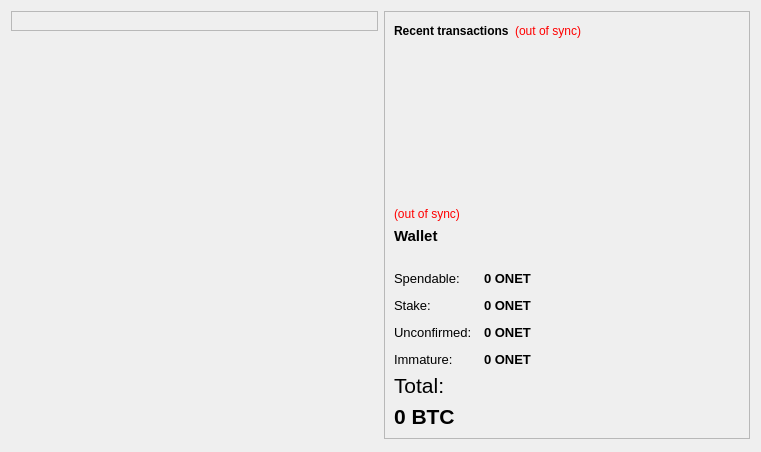
<?xml version="1.0" encoding="UTF-8"?>
<ui version="4.0">
 <class>OverviewPage</class>
 <widget class="QWidget" name="OverviewPage">
  <property name="geometry">
   <rect>
    <x>0</x>
    <y>0</y>
    <width>761</width>
    <height>452</height>
   </rect>
  </property>
  <property name="windowTitle">
   <string>Form</string>
  </property>
  <layout class="QHBoxLayout" name="horizontalLayout" stretch="1,1">
   <item>
    <layout class="QVBoxLayout" name="verticalLayout_2">
     <item>
      <widget class="QFrame" name="frame">
       <property name="frameShape">
        <enum>QFrame::StyledPanel</enum>
       </property>
       <property name="frameShadow">
        <enum>QFrame::Raised</enum>
       </property>
       <layout class="QVBoxLayout" name="verticalLayout_4">
        <item>
         <layout class="QHBoxLayout" name="horizontalLayout_4"/>
        </item>
       </layout>
      </widget>
     </item>
     <item>
      <spacer name="verticalSpacer">
       <property name="orientation">
        <enum>Qt::Vertical</enum>
       </property>
       <property name="sizeHint" stdset="0">
        <size>
         <width>20</width>
         <height>40</height>
        </size>
       </property>
      </spacer>
     </item>
    </layout>
   </item>
   <item>
    <layout class="QVBoxLayout" name="verticalLayout_3">
     <item>
      <widget class="QFrame" name="frame_2">
       <property name="frameShape">
        <enum>QFrame::StyledPanel</enum>
       </property>
       <property name="frameShadow">
        <enum>QFrame::Raised</enum>
       </property>
       <layout class="QVBoxLayout" name="verticalLayout">
        <item>
         <layout class="QHBoxLayout" name="horizontalLayout_2">
          <item>
           <widget class="QLabel" name="label_4">
            <property name="text">
             <string>&lt;b&gt;Recent transactions&lt;/b&gt;</string>
            </property>
           </widget>
          </item>
          <item>
           <widget class="QLabel" name="labelTransactionsStatus">
            <property name="toolTip">
             <string>The displayed information may be out of date. Your wallet automatically synchronizes with the onetcoin network after a connection is established, but this process has not completed yet.</string>
            </property>
            <property name="styleSheet">
             <string notr="true">QLabel { color: red; }</string>
            </property>
            <property name="text">
             <string notr="true">(out of sync)</string>
            </property>
            <property name="alignment">
             <set>Qt::AlignRight|Qt::AlignTrailing|Qt::AlignVCenter</set>
            </property>
           </widget>
          </item>
          <item>
           <spacer name="horizontalSpacer">
            <property name="orientation">
             <enum>Qt::Horizontal</enum>
            </property>
            <property name="sizeHint" stdset="0">
             <size>
              <width>40</width>
              <height>20</height>
             </size>
            </property>
           </spacer>
          </item>
         </layout>
        </item>
        <item>
         <widget class="QListView" name="listTransactions">
          <property name="styleSheet">
           <string notr="true">QListView { background: transparent; }</string>
          </property>
          <property name="frameShape">
           <enum>QFrame::NoFrame</enum>
          </property>
          <property name="verticalScrollBarPolicy">
           <enum>Qt::ScrollBarAlwaysOff</enum>
          </property>
          <property name="horizontalScrollBarPolicy">
           <enum>Qt::ScrollBarAlwaysOff</enum>
          </property>
          <property name="selectionMode">
           <enum>QAbstractItemView::NoSelection</enum>
          </property>
         </widget>
        </item>
        <item>
         <widget class="QLabel" name="labelWalletStatus">
          <property name="toolTip">
           <string>The displayed information may be out of date. Your wallet automatically synchronizes with the onetcoin network after a connection is established, but this process has not completed yet.</string>
          </property>
          <property name="styleSheet">
           <string notr="true">QLabel { color: red; }</string>
          </property>
          <property name="text">
           <string notr="true">(out of sync)</string>
          </property>
          <property name="alignment">
           <set>Qt::AlignLeading|Qt::AlignLeft|Qt::AlignVCenter</set>
          </property>
         </widget>
        </item>
        <item>
         <widget class="QLabel" name="label_5">
          <property name="font">
           <font>
            <pointsize>11</pointsize>
            <weight>75</weight>
            <bold>true</bold>
           </font>
          </property>
          <property name="text">
           <string>Wallet</string>
          </property>
         </widget>
        </item>
        <item>
         <spacer name="horizontalSpacer_2">
          <property name="orientation">
           <enum>Qt::Horizontal</enum>
          </property>
          <property name="sizeHint" stdset="0">
           <size>
            <width>40</width>
            <height>20</height>
           </size>
          </property>
         </spacer>
        </item>
        <item>
         <layout class="QFormLayout" name="formLayout_2">
          <property name="fieldGrowthPolicy">
           <enum>QFormLayout::AllNonFixedFieldsGrow</enum>
          </property>
          <property name="horizontalSpacing">
           <number>12</number>
          </property>
          <property name="verticalSpacing">
           <number>12</number>
          </property>
          <item row="0" column="0">
           <widget class="QLabel" name="label">
            <property name="font">
             <font>
              <pointsize>10</pointsize>
             </font>
            </property>
            <property name="text">
             <string>Spendable:</string>
            </property>
           </widget>
          </item>
          <item row="0" column="1">
           <widget class="QLabel" name="labelBalance">
            <property name="font">
             <font>
              <pointsize>10</pointsize>
              <weight>75</weight>
              <bold>true</bold>
             </font>
            </property>
            <property name="cursor">
             <cursorShape>IBeamCursor</cursorShape>
            </property>
            <property name="toolTip">
             <string>Your current spendable balance</string>
            </property>
            <property name="text">
             <string notr="true">0 ONET</string>
            </property>
            <property name="textInteractionFlags">
             <set>Qt::LinksAccessibleByMouse|Qt::TextSelectableByKeyboard|Qt::TextSelectableByMouse</set>
            </property>
           </widget>
          </item>
          <item row="1" column="0">
           <widget class="QLabel" name="label_6">
            <property name="font">
             <font>
              <pointsize>10</pointsize>
             </font>
            </property>
            <property name="text">
             <string>Stake:</string>
            </property>
           </widget>
          </item>
          <item row="1" column="1">
           <widget class="QLabel" name="labelStake">
            <property name="font">
             <font>
              <pointsize>10</pointsize>
              <weight>75</weight>
              <bold>true</bold>
             </font>
            </property>
            <property name="cursor">
             <cursorShape>IBeamCursor</cursorShape>
            </property>
            <property name="toolTip">
             <string>Total of coins that was staked, and do not yet count toward the current balance</string>
            </property>
            <property name="text">
             <string notr="true">0 ONET</string>
            </property>
            <property name="textInteractionFlags">
             <set>Qt::LinksAccessibleByMouse|Qt::TextSelectableByKeyboard|Qt::TextSelectableByMouse</set>
            </property>
           </widget>
          </item>
          <item row="2" column="0">
           <widget class="QLabel" name="label_3">
            <property name="font">
             <font>
              <pointsize>10</pointsize>
             </font>
            </property>
            <property name="text">
             <string>Unconfirmed:</string>
            </property>
           </widget>
          </item>
          <item row="2" column="1">
           <widget class="QLabel" name="labelUnconfirmed">
            <property name="font">
             <font>
              <pointsize>10</pointsize>
              <weight>75</weight>
              <bold>true</bold>
             </font>
            </property>
            <property name="cursor">
             <cursorShape>IBeamCursor</cursorShape>
            </property>
            <property name="toolTip">
             <string>Total of transactions that have yet to be confirmed, and do not yet count toward the current balance</string>
            </property>
            <property name="text">
             <string notr="true">0 ONET</string>
            </property>
            <property name="textInteractionFlags">
             <set>Qt::LinksAccessibleByMouse|Qt::TextSelectableByKeyboard|Qt::TextSelectableByMouse</set>
            </property>
           </widget>
          </item>
          <item row="3" column="0">
           <widget class="QLabel" name="labelImmatureText">
            <property name="font">
             <font>
              <pointsize>10</pointsize>
             </font>
            </property>
            <property name="text">
             <string>Immature:</string>
            </property>
           </widget>
          </item>
          <item row="3" column="1">
           <widget class="QLabel" name="labelImmature">
            <property name="font">
             <font>
              <pointsize>10</pointsize>
              <weight>75</weight>
              <bold>true</bold>
             </font>
            </property>
            <property name="toolTip">
             <string>Mined balance that has not yet matured</string>
            </property>
            <property name="text">
             <string notr="true">0 ONET</string>
            </property>
            <property name="textInteractionFlags">
             <set>Qt::LinksAccessibleByMouse|Qt::TextSelectableByKeyboard|Qt::TextSelectableByMouse</set>
            </property>
           </widget>
          </item>
         </layout>
        </item>
        <item>
         <widget class="QLabel" name="labelTotalText">
          <property name="font">
           <font>
            <family>Arial</family>
            <pointsize>16</pointsize>
           </font>
          </property>
          <property name="text">
           <string>Total:</string>
          </property>
         </widget>
        </item>
        <item>
         <widget class="QLabel" name="labelTotal">
          <property name="font">
           <font>
            <family>Arial</family>
            <pointsize>16</pointsize>
            <weight>75</weight>
            <bold>true</bold>
           </font>
          </property>
          <property name="cursor">
           <cursorShape>IBeamCursor</cursorShape>
          </property>
          <property name="toolTip">
           <string>Your current total balance</string>
          </property>
          <property name="text">
           <string notr="true">0 BTC</string>
          </property>
          <property name="textInteractionFlags">
           <set>Qt::LinksAccessibleByMouse|Qt::TextSelectableByKeyboard|Qt::TextSelectableByMouse</set>
          </property>
         </widget>
        </item>
       </layout>
      </widget>
     </item>
     <item>
      <spacer name="verticalSpacer_2">
       <property name="orientation">
        <enum>Qt::Vertical</enum>
       </property>
       <property name="sizeHint" stdset="0">
        <size>
         <width>20</width>
         <height>40</height>
        </size>
       </property>
      </spacer>
     </item>
    </layout>
   </item>
  </layout>
 </widget>
 <resources/>
 <connections/>
</ui>
